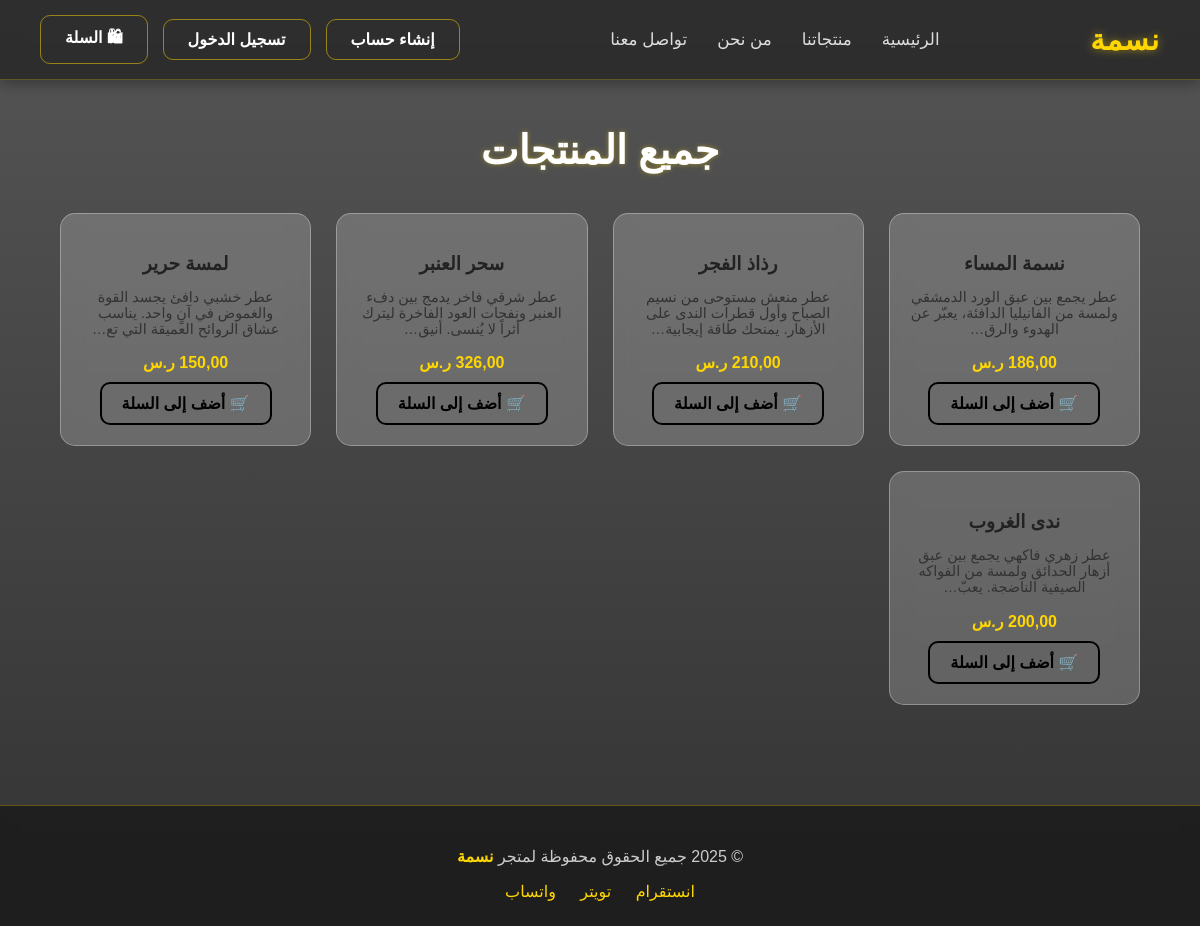
Screenshot of /products/ with the database file from the repository.
### shop/models.py (models this page shows, shortened)
class Product(models.Model):
    name = models.CharField(
        max_length=100,
        verbose_name="اسم المنتج"
    )
    price = models.DecimalField(
        max_digits=8,
        decimal_places=2,
        verbose_name="السعر (ر.س)"
    )
    image = CloudinaryField(
        "صورة المنتج",
        folder="products",        # مجلد مخصص داخل Cloudinary
        blank=True,
        null=True
    )
    description = models.TextField(
        verbose_name="وصف المنتج",
        max_length=500,
        blank=True,
        null=True,
        help_text="أدخل وصفًا موجزًا يوضح مميزات العطر."
    )
    size_ml = models.PositiveIntegerField(
        verbose_name="الحجم (مل)",
        default=100,
        help_text="مثلاً: 50 أو 100"
    )
    created_at = models.DateTimeField(
        auto_now_add=True,
        verbose_name="تاريخ الإضافة"
    )
    class Meta:
        verbose_name = "منتج"
        verbose_name_plural = "المنتجات"
        ordering = ["-created_at"]  # الأحدث أولاً

### shop/views.py (the view)
# urls.py: path("products/", views.products_list, name="products"),
def products_list(request):
    products = Product.objects.all()
    return render(request, "shop_t/products.html", {"products": products})

### templates/shop_t/products.html (shortened to what this page needs)
{% load cloudinary %}
{% include 'header.html' %}
<main class="all-products">
  <h1>جميع المنتجات</h1>
  <div class="products-grid">
    {% for product in products %}
      <div class="product-card">
        <h3>{{ product.name }}</h3>
        <p>{{ product.description|truncatechars:80 }}</p>
        <div class="price">{{ product.price }} ر.س</div>
        <a href="{% url 'add_to_cart' product.id %}" class="add-btn">🛒 أضف إلى السلة</a>
      </div>
    {% empty %}
      <p>لا توجد منتجات حالياً.</p>
    {% endfor %}
  </div>
</main>
{% include 'footer.html' %}

### templates/header.html (style rules this page uses)
body { margin: 0; font-family: 'Cairo', sans-serif; background-color: #111; color: #fff; overflow-x: hidden; }

### templates/shop_t/products.html (style rules this page uses)
body { margin: 0; font-family: 'Cairo', sans-serif; background: linear-gradient(to bottom, #555, #333); color: #111; }
main.all-products { padding: 100px 0; text-align: center; }
main.all-products h1 { color: #ffffff; font-size: 2.5em; margin-bottom: 40px; text-shadow: 0 0 5px rgba(255, 215, 0, 0.4); }
.products-grid { display: grid; grid-template-columns: repeat(auto-fit, minmax(250px, 1fr)); gap: 25px; width: 90%; margin: auto; max-width: 1200px; }
.product-card { background: rgba(255, 255, 255, 0.2); backdrop-filter: blur(10px); border: 1px solid rgba(255, 255, 255, 0.3); border-radius: 15px; text-align: center; padding: 20px; transition: 0.3s; }
.product-card h3 { color: #222; margin-bottom: 10px; }
.product-card p { color: #333; font-size: 0.9em; height: 50px; overflow: hidden; }
.product-card .price { color: gold; font-weight: bold; margin: 10px 0; }
.add-btn { display: inline-block; background: none; color: black; border: 2px solid black; padding: 10px 20px; border-radius: 10px; text-decoration: none; font-weight: bold; transition: 0.3s; }

### rows the page displays
Product: name "نسمة المساء", description "عطر يجمع بين عبق الورد الدمشقي ولمسة من الفانيليا الدافئة، يعبّر عن الهدوء والرق…"
Product: name "رذاذ الفجر", description "عطر منعش مستوحى من نسيم الصباح وأول قطرات الندى على الأزهار. يمنحك طاقة إيجابية…"
Product: name "سحر العنبر", description "عطر شرقي فاخر يدمج بين دفء العنبر ونفحات العود الفاخرة ليترك أثراً لا يُنسى. أنيق…"
Product: name "لمسة حرير", description "عطر خشبي دافئ يجسد القوة والغموض في آنٍ واحد. يناسب عشاق الروائح العميقة التي تع…", price "150,00"
Product: name "ندى الغروب", description "عطر زهري فاكهي يجمع بين عبق أزهار الحدائق ولمسة من الفواكه الصيفية الناضجة. يعبّ…"
